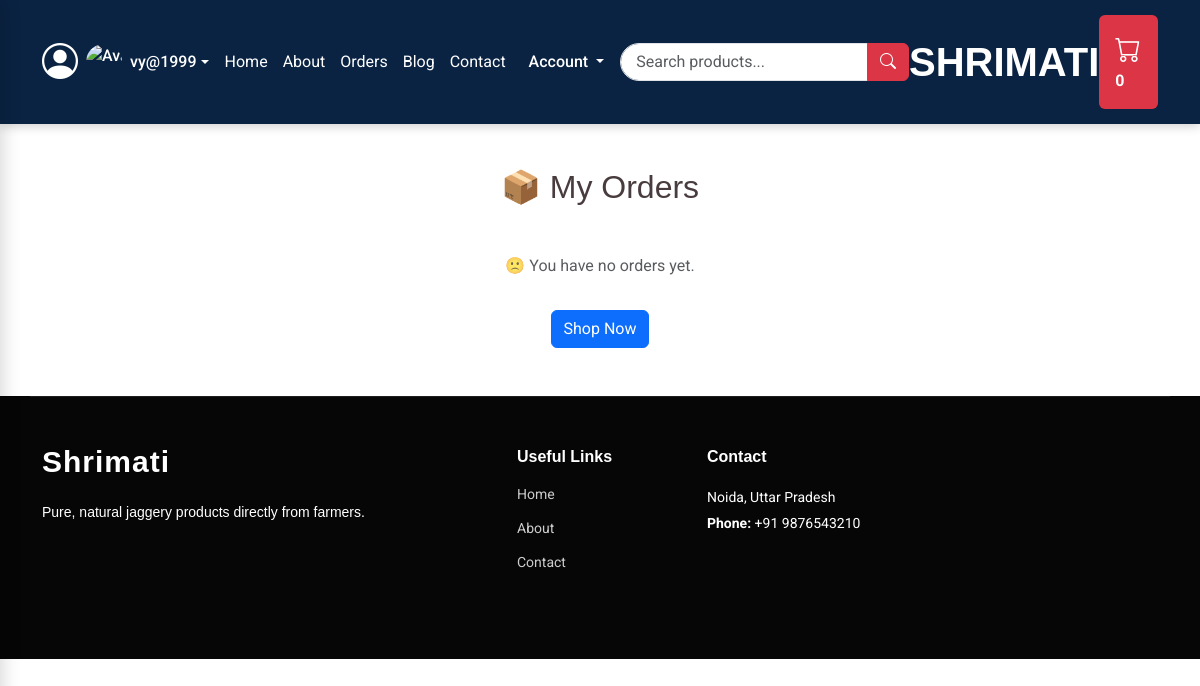
The page /orders/ (signed in) on the database as committed earlier.
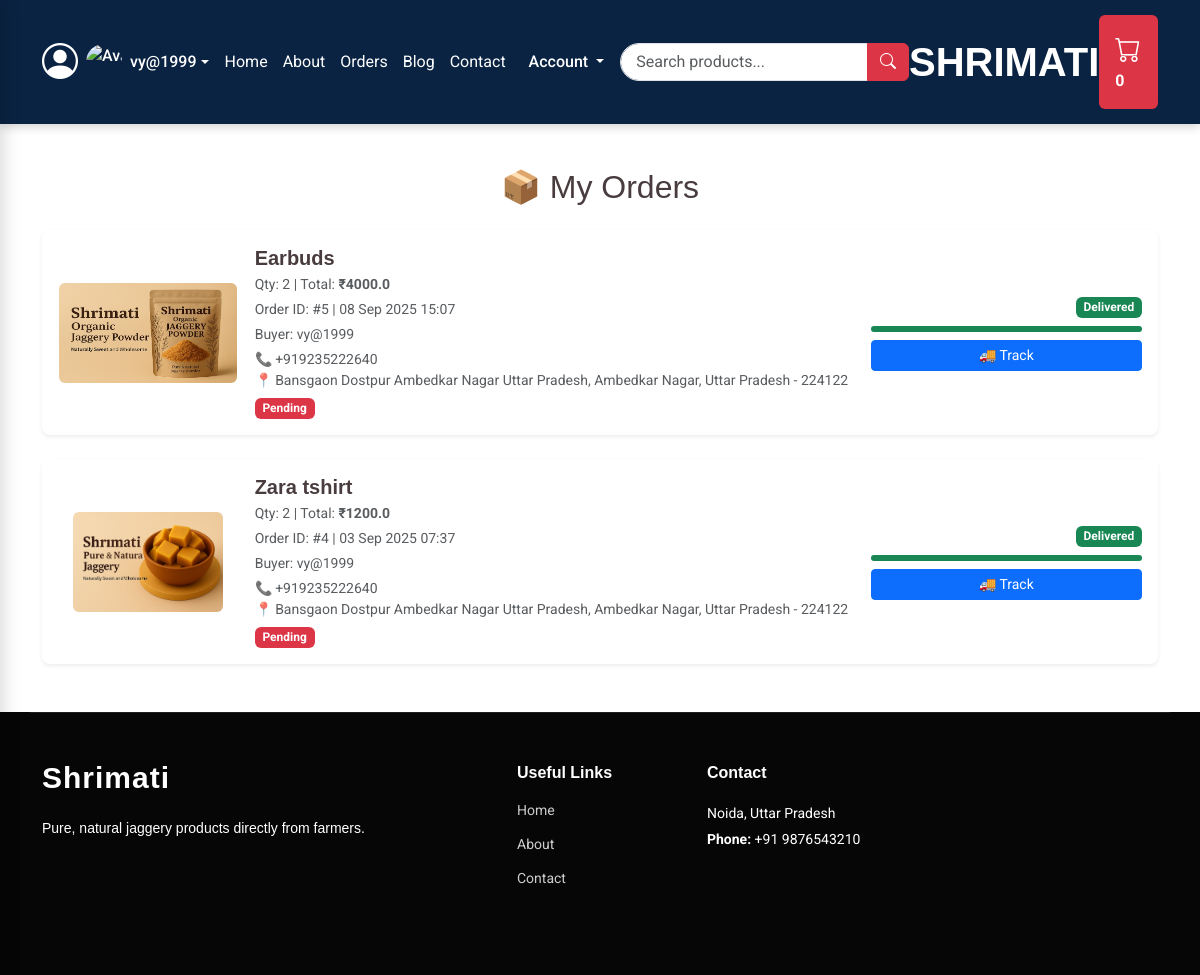
The same page on the database as committed later.
### gprojectapp/models.py (models this page shows, shortened)
class Order(models.Model):
    STATUS_CHOICES = (
        ("Pending", "Pending"),
        ("Processing", "Processing"),
        ("Dispatched", "Dispatched"),
        ("Shipped", "Shipped"),
        ("Delivered", "Delivered"),
        ("Cancelled", "Cancelled"),
    )
    PAYMENT_STATUS_CHOICES = (
        ("Pending", "Pending"),
        ("Completed", "Completed"),
    )
    PAYMENT_METHOD_CHOICES = (
        ('upi', 'UPI'),
        ('card', 'Credit/Debit Card'),
        ('wallet', 'Wallet'),
        ('cod', 'Cash on Delivery'),
    )
    user = models.ForeignKey(User, on_delete=models.CASCADE)
    product = models.ForeignKey(Product, on_delete=models.CASCADE)
    quantity = models.PositiveIntegerField()
    total_price = models.FloatField()
    address = models.TextField()
    phone = models.CharField(max_length=15)
    payment_status = models.CharField(max_length=20, choices=PAYMENT_STATUS_CHOICES, default="Pending")
    status = models.CharField(max_length=50, choices=STATUS_CHOICES, default="Pending")
    payment_method = models.CharField(max_length=20, choices=PAYMENT_METHOD_CHOICES, default='cod')
    order_date = models.DateTimeField(auto_now_add=True)
    courier_name = models.CharField(max_length=100, blank=True, null=True)
    expected_delivery = models.DateField(blank=True, null=True)
    pending_at = models.DateTimeField(auto_now_add=True)
    processing_at = models.DateTimeField(blank=True, null=True)
    dispatched_at = models.DateTimeField(blank=True, null=True)
    shipped_at = models.DateTimeField(blank=True, null=True)
    delivered_at = models.DateTimeField(blank=True, null=True)
    cancelled_at = models.DateTimeField(blank=True, null=True)

class Product(models.Model):
    name = models.CharField(max_length=255)
    category = models.ForeignKey(Category, on_delete=models.SET_NULL, null=True, blank=True)
    subcategory = models.ForeignKey(SubCategory, on_delete=models.SET_NULL, null=True, blank=True)
    price = models.DecimalField(max_digits=10, decimal_places=2)
    image = models.ImageField(upload_to="products/")
    created_at = models.DateTimeField(auto_now_add=True)
    description = models.TextField(blank=True, null=True)
    offer = models.CharField(max_length=255, blank=True, null=True)
    is_active = models.BooleanField(default=True)
    about = models.TextField(
        help_text="Enter each feature on a new line",
        blank=True
    )
    colors = models.ManyToManyField(Color, blank=True, related_name="products")  # ✅ added
    brand = models.CharField(max_length=100, null=True, blank=True)
    created_at = models.DateTimeField(auto_now_add=True)
    is_active = models.BooleanField(default=True)

### gprojectapp/views.py (the view)
# urls.py: path('orders/', views.orders, name='orders'),
@login_required
def orders(request):
    user_orders = Order.objects.filter(user=request.user).order_by('-order_date')
    return render(request, "orders.html", {"orders": user_orders})

### gprojectapp/context_processors.py (called while the page is built)
def categories_processor(request):
    return {"menu_categories": Category.objects.prefetch_related("subcategories").all()}

def mega_menu(request):
    categories = Category.objects.prefetch_related('subcategories').all()
    return {
        'categories': categories # You can access this in templates as 'categories'
    }

### gprojectapp/templates/orders.html (shortened to what this page needs)
{% extends "base.html" %}
{% load static %}
{% block body %}
<div class="container mt-5 mb-5">
  <h2 class="text-center mb-4">📦 My Orders</h2>
  {% if orders %}
    <div class="row g-4">
      {% for order in orders %}
      <div class="col-12">
        <div class="card shadow-sm border-0 rounded-3 h-100">
          <div class="row g-0 align-items-center p-3">
            <div class="col-3 col-md-2 text-center">
              {% if order.product.image %}
                <img src="{{ order.product.image.url }}" alt="{{ order.product.name }}"
                     class="img-fluid rounded"
                     style="max-height: 100px; object-fit: contain;">
              {% else %}
                <span class="text-muted">No Image</span>
              {% endif %}
            </div>
            <div class="col-9 col-md-7 ps-3">
              <h5 class="fw-semibold mb-1">{{ order.product.name }}</h5>
              <p class="mb-1 text-muted small">
                Qty: {{ order.quantity }} | Total: <strong>₹{{ order.total_price }}</strong>
              </p>
              <p class="mb-1 text-muted small">
                Order ID: #{{ order.id }} | {{ order.order_date|date:"d M Y H:i" }}
              </p>
              <p class="mb-1 text-muted small">
                Buyer: {{ order.user.first_name }} {{ order.user.last_name }}
                {% if not order.user.first_name and not order.user.last_name %}
                  {{ order.user.username }}
                {% endif %}
              </p>
              <p class="mb-1 text-muted small">
                📞 {{ order.phone }} <br>
                📍 {{ order.address }}
              </p>
              <p class="mb-0">
                {% if order.payment_status == "Paid" %}
                  <span class="badge bg-success">Paid</span>
                {% else %}
                  <span class="badge bg-danger">Pending</span>
                {% endif %}
              </p>
            </div>
            <div class="col-12 col-md-3 text-md-end mt-3 mt-md-0">
              <p class="mb-2">
                {% if order.status == "Confirmed" %}
                  <span class="badge bg-primary">Confirmed</span>
                {% elif order.status == "Processing" %}
                  <span class="badge bg-info text-dark">Processing</span>
                {% elif order.status == "Dispatched" %}
                  <span class="badge bg-warning text-dark">Dispatched</span>
                {% elif order.status == "Shipped" %}
                  <span class="badge bg-secondary">Shipped</span>
                {% elif order.status == "Delivered" %}
                  <span class="badge bg-success">Delivered</span>
                {% elif order.status == "Cancelled" %}
                  <span class="badge bg-danger">Cancelled</span>
                {% else %}
                  <span class="badge bg-dark">{{ order.status }}</span>
                {% endif %}
              </p>
              <div class="progress mb-2" style="height: 6px;">
                <div class="progress-bar
                  {% if order.status == 'Delivered' %}bg-success{% endif %}"
                  role="progressbar"
                  style="width:
                    {% if order.status == 'Pending' %}10%
                    {% elif order.status == 'Processing' %}30%
                    {% elif order.status == 'Dispatched' %}50%
                    {% elif order.status == 'Shipped' %}75%
                    {% elif order.status == 'Delivered' %}100%
                    {% else %}5%
                    {% endif %}">
                </div>
              </div>
              <a href="{% url 'track_order' order.id %}"
                 class="btn btn-sm btn-primary w-100">🚚 Track</a>
            </div>
          </div>
        </div>
      </div>
      {% endfor %}
    </div>
  {% else %}
    <div class="text-center mt-5">
      <p class="text-muted">🙁 You have no orders yet.</p>
      <a href="{% url 'product_list' %}" class="btn btn-primary mt-3">Shop Now</a>
    </div>
  {% endif %}
</div>
{% endblock body %}

Rows that differ between the two databases and show on the page:
added Order: product.image (picture), product.name "Earbuds", quantity "2", total_price "4000.0", id "5", order_date "08 Sep 2025 15:07", user.username "vy@1999", phone "+919235222640", address "Bansgaon Dostpur Ambedkar Nagar Uttar Pradesh, Ambedkar Nagar, Uttar Pradesh - 224122", payment_status "Pending", status "Delivered"
added Order: product.image (picture), product.name "Zara tshirt", quantity "2", total_price "1200.0", id "4", order_date "03 Sep 2025 07:37", user.username "vy@1999", phone "+919235222640", address "Bansgaon Dostpur Ambedkar Nagar Uttar Pradesh, Ambedkar Nagar, Uttar Pradesh - 224122", payment_status "Pending", status "Delivered"
Other text that changed with them:
text no longer shown: "🙁 You have no orders yet. Shop Now"
